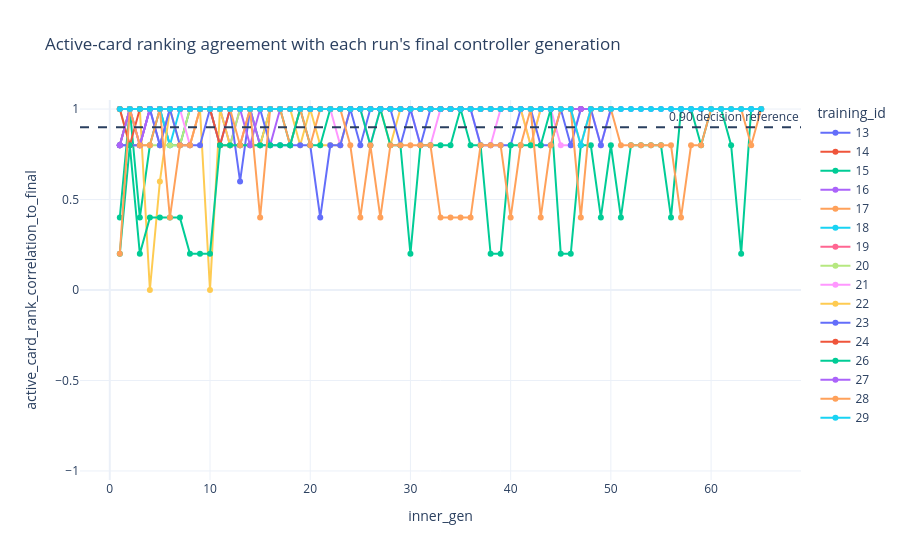

Source (notebook cell):
### Code cell
stability_rows = []
for run_id, group in ability_curve.groupby('training_id'):
    final_gen = int(group.inner_gen.max())
    final_vector = group[group.inner_gen == final_gen].set_index('card_id').fitness_per_copy
    for inner_gen, generation_group in group.groupby('inner_gen'):
        vector = generation_group.set_index('card_id').fitness_per_copy.reindex(final_vector.index)
        valid = pd.concat([vector, final_vector], axis=1).dropna()
        rank_correlation = safe_corr(valid.iloc[:, 0].rank(), valid.iloc[:, 1].rank())
        mean_absolute_delta = (valid.iloc[:, 0] - valid.iloc[:, 1]).abs().mean()
        stability_rows.append({
            'training_id': run_id,
            'inner_gen': inner_gen,
            'final_gen': final_gen,
            'active_card_rank_correlation_to_final': rank_correlation,
            'active_card_mean_abs_delta_to_final': mean_absolute_delta,
        })
ability_stability = pd.DataFrame(stability_rows)

fig = px.line(
    ability_stability[ability_stability.training_id.isin(EXPERIMENT_IDS)],
    x='inner_gen', y='active_card_rank_correlation_to_final', color='training_id',
    markers=True, range_y=[-1.05, 1.05],
    title='Active-card ranking agreement with each run\'s final controller generation',
)
fig.add_hline(y=0.9, line_dash='dash', annotation_text='0.90 decision reference')
fig.show()
display(ability_stability[ability_stability.inner_gen.isin(CHECKPOINTS)].sort_values(['training_id', 'inner_gen']))

### Figure 1 — Plotly figure (JSON) as saved in the notebook; plotly's stock layout.template omitted (floating-point values rounded to 4 significant figures)
{"data": [{"hovertemplate": "training_id=13<br>inner_gen=%{x}<br>active_card_rank_correlation_to_final=%{y}<extra></extra>", "legendgroup": "13", "line": {"color": "#636efa", "dash": "solid"}, "marker": {"symbol": "circle"}, "mode": "lines+markers", "name": "13", "orientation": "v", "showlegend": true, "type": "scatter", "x": [1, 2, 3, 4, 5, 6, 7, 8, 9, 10, 11, 12, 13, 14, 15, 16, 17, 18, 19, 20], "xaxis": "x", "y": [0.8, 1.0, 1.0, 1.0, 1.0, 1.0, 1.0, 1.0, 1.0, 1.0, 1.0, 1.0, 1.0, 1.0, 1.0, 1.0, 1.0, 1.0, 1.0, 1.0], "yaxis": "y"}, {"hovertemplate": "training_id=14<br>inner_gen=%{x}<br>active_card_rank_correlation_to_final=%{y}<extra></extra>", "legendgroup": "14", "line": {"color": "#EF553B", "dash": "solid"}, "marker": {"symbol": "circle"}, "mode": "lines+markers", "name": "14", "orientation": "v", "showlegend": true, "type": "scatter", "x": [1, 2, 3, 4, 5, 6, 7, 8, 9, 10, 11, 12, 13, 14, 15, 16, 17, 18, 19, 20], "xaxis": "x", "y": [1.0, 1.0, 1.0, 1.0, 1.0, 1.0, 1.0, 1.0, 1.0, 1.0, 1.0, 1.0, 1.0, 1.0, 1.0, 1.0, 1.0, 1.0, 1.0, 1.0], "yaxis": "y"}, {"hovertemplate": "training_id=15<br>inner_gen=%{x}<br>active_card_rank_correlation_to_final=%{y}<extra></extra>", "legendgroup": "15", "line": {"color": "#00cc96", "dash": "solid"}, "marker": {"symbol": "circle"}, "mode": "lines+markers", "name": "15", "orientation": "v", "showlegend": true, "type": "scatter", "x": [1, 2, 3, 4, 5, 6, 7, 8, 9, 10, 11, 12, 13, 14, 15, 16, 17, 18, 19, 20], "xaxis": "x", "y": [0.4, 1.0, 0.4, 0.8, 1.0, 0.8, 0.8, 1.0, 1.0, 1.0, 1.0, 1.0, 1.0, 1.0, 0.8, 1.0, 1.0, 0.8, 1.0, 1.0], "yaxis": "y"}, {"hovertemplate": "training_id=16<br>inner_gen=%{x}<br>active_card_rank_correlation_to_final=%{y}<extra></extra>", "legendgroup": "16", "line": {"color": "#ab63fa", "dash": "solid"}, "marker": {"symbol": "circle"}, "mode": "lines+markers", "name": "16", "orientation": "v", "showlegend": true, "type": "scatter", "x": [1, 2, 3, 4, 5, 6, 7, 8, 9, 10, 11, 12, 13, 14, 15, 16, 17, 18, 19, 20], "xaxis": "x", "y": [0.8, 0.8, 0.8, 1.0, 0.8, 1.0, 1.0, 1.0, 1.0, 1.0, 1.0, 0.8, 1.0, 1.0, 0.8, 0.8, 1.0, 1.0, 1.0, 1.0], "yaxis": "y"}, {"hovertemplate": "training_id=17<br>inner_gen=%{x}<br>active_card_rank_correlation_to_final=%{y}<extra></extra>", "legendgroup": "17", "line": {"color": "#FFA15A", "dash": "solid"}, "marker": {"symbol": "circle"}, "mode": "lines+markers", "name": "17", "orientation": "v", "showlegend": true, "type": "scatter", "x": [1, 2, 3, 4, 5, 6, 7, 8, 9, 10, 11, 12, 13, 14, 15, 16, 17, 18, 19, 20, 21, 22, 23, 24, 25, 26, 27, 28, 29, 30, 31, 32, 33, 34, 35], "xaxis": "x", "y": [0.8, 1.0, 1.0, 1.0, 1.0, 1.0, 1.0, 1.0, 1.0, 1.0, 1.0, 1.0, 1.0, 1.0, 1.0, 1.0, 1.0, 0.8, 1.0, 1.0, 1.0, 1.0, 1.0, 1.0, 1.0, 1.0, 1.0, 1.0, 1.0, 1.0, 1.0, 1.0, 1.0, 1.0, 1.0], "yaxis": "y"}, {"hovertemplate": "training_id=18<br>inner_gen=%{x}<br>active_card_rank_correlation_to_final=%{y}<extra></extra>", "legendgroup": "18", "line": {"color": "#19d3f3", "dash": "solid"}, "marker": {"symbol": "circle"}, "mode": "lines+markers", "name": "18", "orientation": "v", "showlegend": true, "type": "scatter", "x": [1, 2, 3, 4, 5, 6, 7, 8, 9, 10, 11, 12, 13, 14, 15, 16, 17, 18, 19, 20, 21, 22, 23, 24, 25, 26, 27, 28, 29, 30, 31, 32, 33, 34, 35], "xaxis": "x", "y": [0.8, 1.0, 1.0, 1.0, 1.0, 0.8, 1.0, 1.0, 1.0, 1.0, 1.0, 1.0, 1.0, 1.0, 1.0, 1.0, 1.0, 1.0, 1.0, 1.0, 1.0, 1.0, 1.0, 1.0, 1.0, 1.0, 1.0, 1.0, 1.0, 1.0, 1.0, 1.0, 1.0, 1.0, 1.0], "yaxis": "y"}, {"hovertemplate": "training_id=19<br>inner_gen=%{x}<br>active_card_rank_correlation_to_final=%{y}<extra></extra>", "legendgroup": "19", "line": {"color": "#FF6692", "dash": "solid"}, "marker": {"symbol": "circle"}, "mode": "lines+markers", "name": "19", "orientation": "v", "showlegend": true, "type": "scatter", "x": [1, 2, 3, 4, 5, 6, 7, 8, 9, 10, 11, 12, 13, 14, 15, 16, 17, 18, 19, 20, 21, 22, 23, 24, 25, 26, 27, 28, 29, 30, 31, 32, 33, 34, 35], "xaxis": "x", "y": [0.8, 1.0, 0.8, 1.0, 1.0, 1.0, 1.0, 1.0, 1.0, 1.0, 0.8, 0.8, 0.8, 1.0, 1.0, 1.0, 1.0, 1.0, 1.0, 1.0, 1.0, 1.0, 1.0, 1.0, 1.0, 1.0, 1.0, 1.0, 1.0, 1.0, 1.0, 1.0, 1.0, 1.0, 1.0], "yaxis": "y"}, {"hovertemplate": "training_id=20<br>inner_gen=%{x}<br>active_card_rank_correlation_to_final=%{y}<extra></extra>", "legendgroup": "20", "line": {"color": "#B6E880", "dash": "solid"}, "marker": {"symbol": "circle"}, "mode": "lines+markers", "name": "20", "orientation": "v", "showlegend": true, "type": "scatter", "x": [1, 2, 3, 4, 5, 6, 7, 8, 9, 10, 11, 12, 13, 14, 15, 16, 17, 18, 19, 20, 21, 22, 23, 24, 25, 26, 27, 28, 29, 30, 31, 32, 33, 34, 35], "xaxis": "x", "y": [1.0, 0.8, 0.8, 0.8, 0.8, 0.8, 0.8, 1.0, 1.0, 1.0, 0.8, 0.8, 1.0, 1.0, 1.0, 1.0, 1.0, 1.0, 1.0, 1.0, 1.0, 1.0, 1.0, 1.0, 1.0, 1.0, 1.0, 1.0, 1.0, 1.0, 1.0, 1.0, 1.0, 1.0, 1.0], "yaxis": "y"}, {"hovertemplate": "training_id=21<br>inner_gen=%{x}<br>active_card_rank_correlation_to_final=%{y}<extra></extra>", "legendgroup": "21", "line": {"color": "#FF97FF", "dash": "solid"}, "marker": {"symbol": "circle"}, "mode": "lines+markers", "name": "21", "orientation": "v", "showlegend": true, "type": "scatter", "x": [1, 2, 3, 4, 5, 6, 7, 8, 9, 10, 11, 12, 13, 14, 15, 16, 17, 18, 19, 20, 21, 22, 23, 24, 25, 26, 27, 28, 29, 30, 31, 32, 33, 34, 35, 36, 37, 38, 39, 40, 41, 42, 43, 44, 45, 46, 47, 48, 49, 50], "xaxis": "x", "y": [1.0, 1.0, 0.8, 1.0, 1.0, 1.0, 1.0, 0.8, 1.0, 1.0, 1.0, 1.0, 1.0, 1.0, 1.0, 1.0, 1.0, 1.0, 1.0, 1.0, 1.0, 1.0, 0.8, 1.0, 1.0, 0.8, 1.0, 1.0, 1.0, 1.0, 0.8, 0.8, 1.0, 1.0, 1.0, 1.0, 0.8, 0.8, 1.0, 1.0, 1.0, 0.8, 1.0, 1.0, 0.8, 0.8, 1.0, 1.0, 0.8, 1.0], "yaxis": "y"}, {"hovertemplate": "training_id=22<br>inner_gen=%{x}<br>active_card_rank_correlation_to_final=%{y}<extra></extra>", "legendgroup": "22", "line": {"color": "#FECB52", "dash": "solid"}, "marker": {"symbol": "circle"}, "mode": "lines+markers", "name": "22", "orientation": "v", "showlegend": true, "type": "scatter", "x": [1, 2, 3, 4, 5, 6, 7, 8, 9, 10, 11, 12, 13, 14, 15, 16, 17, 18, 19, 20, 21, 22, 23, 24, 25, 26, 27, 28, 29, 30, 31, 32, 33, 34, 35, 36, 37, 38, 39, 40, 41, 42, 43, 44, 45, 46, 47, 48, 49, 50], "xaxis": "x", "y": [1.0, 1.0, 1.0, 0.0, 0.6, 1.0, 0.8, 0.8, 1.0, 0.0, 1.0, 0.8, 0.8, 0.8, 0.8, 1.0, 1.0, 1.0, 0.8, 1.0, 0.8, 0.8, 0.8, 1.0, 1.0, 1.0, 1.0, 0.8, 1.0, 1.0, 1.0, 1.0, 1.0, 1.0, 1.0, 1.0, 1.0, 1.0, 1.0, 1.0, 1.0, 0.8, 1.0, 1.0, 1.0, 1.0, 0.8, 1.0, 1.0, 1.0], "yaxis": "y"}, {"hovertemplate": "training_id=23<br>inner_gen=%{x}<br>active_card_rank_correlation_to_final=%{y}<extra></extra>", "legendgroup": "23", "line": {"color": "#636efa", "dash": "solid"}, "marker": {"symbol": "circle"}, "mode": "lines+markers", "name": "23", "orientation": "v", "showlegend": true, "type": "scatter", "x": [1, 2, 3, 4, 5, 6, 7, 8, 9, 10, 11, 12, 13, 14, 15, 16, 17, 18, 19, 20, 21, 22, 23, 24, 25, 26, 27, 28, 29, 30, 31, 32, 33, 34, 35, 36, 37, 38, 39, 40, 41, 42, 43, 44, 45, 46, 47, 48, 49, 50], "xaxis": "x", "y": [0.8, 0.8, 0.8, 1.0, 0.8, 1.0, 0.8, 0.8, 0.8, 1.0, 0.8, 1.0, 0.6, 1.0, 1.0, 0.8, 0.8, 0.8, 0.8, 0.8, 0.4, 0.8, 0.8, 1.0, 0.8, 1.0, 1.0, 1.0, 0.8, 1.0, 0.8, 1.0, 1.0, 1.0, 1.0, 1.0, 0.8, 0.8, 0.8, 0.8, 1.0, 1.0, 0.8, 0.8, 1.0, 0.8, 1.0, 1.0, 0.8, 1.0], "yaxis": "y"}, {"hovertemplate": "training_id=24<br>inner_gen=%{x}<br>active_card_rank_correlation_to_final=%{y}<extra></extra>", "legendgroup": "24", "line": {"color": "#EF553B", "dash": "solid"}, "marker": {"symbol": "circle"}, "mode": "lines+markers", "name": "24", "orientation": "v", "showlegend": true, "type": "scatter", "x": [1, 2, 3, 4, 5, 6, 7, 8, 9, 10, 11, 12, 13, 14, 15, 16, 17, 18, 19, 20, 21, 22, 23, 24, 25, 26, 27, 28, 29, 30, 31, 32, 33, 34, 35, 36, 37, 38, 39, 40, 41, 42, 43, 44, 45, 46, 47, 48, 49, 50], "xaxis": "x", "y": [1.0, 0.8, 1.0, 1.0, 1.0, 1.0, 1.0, 1.0, 1.0, 1.0, 0.8, 1.0, 1.0, 1.0, 1.0, 1.0, 1.0, 1.0, 1.0, 1.0, 1.0, 1.0, 1.0, 1.0, 1.0, 1.0, 1.0, 1.0, 1.0, 1.0, 1.0, 1.0, 1.0, 1.0, 1.0, 1.0, 1.0, 1.0, 1.0, 1.0, 1.0, 1.0, 1.0, 1.0, 1.0, 1.0, 1.0, 1.0, 1.0, 1.0], "yaxis": "y"}, {"hovertemplate": "training_id=26<br>inner_gen=%{x}<br>active_card_rank_correlation_to_final=%{y}<extra></extra>", "legendgroup": "26", "line": {"color": "#00cc96", "dash": "solid"}, "marker": {"symbol": "circle"}, "mode": "lines+markers", "name": "26", "orientation": "v", "showlegend": true, "type": "scatter", "x": [1, 2, 3, 4, 5, 6, 7, 8, 9, 10, 11, 12, 13, 14, 15, 16, 17, 18, 19, 20, 21, 22, 23, 24, 25, 26, 27, 28, 29, 30, 31, 32, 33, 34, 35, 36, 37, 38, 39, 40, 41, 42, 43, 44, 45, 46, 47, 48, 49, 50, 51, 52, 53, 54, 55, 56, 57, 58, 59, 60, 61, 62, 63, 64, 65], "xaxis": "x", "y": [0.2, 0.8, 0.2, 0.4, 0.4, 0.4, 0.4, 0.2, 0.2, 0.2, 0.8, 0.8, 0.8, 0.8, 0.8, 0.8, 0.8, 0.8, 1.0, 0.8, 0.8, 1.0, 1.0, 1.0, 1.0, 0.8, 1.0, 0.8, 0.8, 0.2, 0.8, 0.8, 0.8, 0.8, 1.0, 0.8, 0.8, 0.2, 0.2, 0.8, 0.8, 0.8, 0.8, 1.0, 0.2, 0.2, 0.8, 0.8, 0.4, 0.8, 0.4, 0.8, 0.8, 0.8, 0.8, 0.4, 1.0, 1.0, 0.8, 1.0, 1.0, 0.8, 0.2, 1.0, 1.0], "yaxis": "y"}, {"hovertemplate": "training_id=27<br>inner_gen=%{x}<br>active_card_rank_correlation_to_final=%{y}<extra></extra>", "legendgroup": "27", "line": {"color": "#ab63fa", "dash": "solid"}, "marker": {"symbol": "circle"}, "mode": "lines+markers", "name": "27", "orientation": "v", "showlegend": true, "type": "scatter", "x": [1, 2, 3, 4, 5, 6, 7, 8, 9, 10, 11, 12, 13, 14, 15, 16, 17, 18, 19, 20, 21, 22, 23, 24, 25, 26, 27, 28, 29, 30, 31, 32, 33, 34, 35, 36, 37, 38, 39, 40, 41, 42, 43, 44, 45, 46, 47, 48, 49, 50, 51, 52, 53, 54, 55, 56, 57, 58, 59, 60, 61, 62, 63, 64, 65], "xaxis": "x", "y": [0.8, 1.0, 0.8, 1.0, 1.0, 1.0, 1.0, 1.0, 1.0, 1.0, 1.0, 1.0, 1.0, 0.8, 1.0, 1.0, 1.0, 1.0, 1.0, 1.0, 1.0, 1.0, 1.0, 1.0, 1.0, 1.0, 1.0, 1.0, 1.0, 1.0, 1.0, 1.0, 1.0, 1.0, 1.0, 1.0, 1.0, 1.0, 1.0, 1.0, 1.0, 1.0, 1.0, 1.0, 1.0, 1.0, 1.0, 1.0, 1.0, 1.0, 1.0, 1.0, 1.0, 1.0, 1.0, 1.0, 1.0, 1.0, 1.0, 1.0, 1.0, 1.0, 1.0, 1.0, 1.0], "yaxis": "y"}, {"hovertemplate": "training_id=28<br>inner_gen=%{x}<br>active_card_rank_correlation_to_final=%{y}<extra></extra>", "legendgroup": "28", "line": {"color": "#FFA15A", "dash": "solid"}, "marker": {"symbol": "circle"}, "mode": "lines+markers", "name": "28", "orientation": "v", "showlegend": true, "type": "scatter", "x": [1, 2, 3, 4, 5, 6, 7, 8, 9, 10, 11, 12, 13, 14, 15, 16, 17, 18, 19, 20, 21, 22, 23, 24, 25, 26, 27, 28, 29, 30, 31, 32, 33, 34, 35, 36, 37, 38, 39, 40, 41, 42, 43, 44, 45, 46, 47, 48, 49, 50, 51, 52, 53, 54, 55, 56, 57, 58, 59, 60, 61, 62, 63, 64, 65], "xaxis": "x", "y": [0.2, 1.0, 0.8, 0.8, 1.0, 0.4, 0.8, 0.8, 1.0, 1.0, 1.0, 1.0, 0.8, 1.0, 0.4, 1.0, 1.0, 1.0, 1.0, 0.8, 1.0, 1.0, 1.0, 0.8, 0.4, 0.8, 0.4, 0.8, 0.8, 0.8, 0.8, 0.8, 0.4, 0.4, 0.4, 0.4, 0.8, 0.8, 0.8, 0.4, 0.8, 1.0, 0.4, 0.8, 1.0, 1.0, 0.4, 1.0, 1.0, 1.0, 0.8, 0.8, 0.8, 0.8, 0.8, 0.8, 0.4, 0.8, 0.8, 1.0, 1.0, 1.0, 1.0, 0.8, 1.0], "yaxis": "y"}, {"hovertemplate": "training_id=29<br>inner_gen=%{x}<br>active_card_rank_correlation_to_final=%{y}<extra></extra>", "legendgroup": "29", "line": {"color": "#19d3f3", "dash": "solid"}, "marker": {"symbol": "circle"}, "mode": "lines+markers", "name": "29", "orientation": "v", "showlegend": true, "type": "scatter", "x": [1, 2, 3, 4, 5, 6, 7, 8, 9, 10, 11, 12, 13, 14, 15, 16, 17, 18, 19, 20, 21, 22, 23, 24, 25, 26, 27, 28, 29, 30, 31, 32, 33, 34, 35, 36, 37, 38, 39, 40, 41, 42, 43, 44, 45, 46, 47, 48, 49, 50, 51, 52, 53, 54, 55, 56, 57, 58, 59, 60, 61, 62, 63, 64, 65], "xaxis": "x", "y": [1.0, 1.0, 1.0, 1.0, 1.0, 1.0, 1.0, 1.0, 1.0, 1.0, 1.0, 1.0, 1.0, 1.0, 1.0, 1.0, 1.0, 1.0, 1.0, 1.0, 1.0, 1.0, 1.0, 1.0, 1.0, 1.0, 1.0, 1.0, 1.0, 1.0, 1.0, 1.0, 1.0, 1.0, 1.0, 1.0, 1.0, 1.0, 1.0, 1.0, 1.0, 1.0, 1.0, 1.0, 1.0, 1.0, 0.8, 1.0, 1.0, 1.0, 1.0, 1.0, 1.0, 1.0, 1.0, 1.0, 1.0, 1.0, 1.0, 1.0, 1.0, 1.0, 1.0, 1.0, 1.0], "yaxis": "y"}], "layout": {"annotations": [{"showarrow": false, "text": "0.90 decision reference", "x": 1, "xanchor": "right", "xref": "x domain", "y": 0.9, "yanchor": "bottom", "yref": "y"}], "legend": {"title": {"text": "training_id"}, "tracegroupgap": 0}, "shapes": [{"line": {"dash": "dash"}, "type": "line", "x0": 0, "x1": 1, "xref": "x domain", "y0": 0.9, "y1": 0.9, "yref": "y"}], "title": {"text": "Active-card ranking agreement with each run's final controller generation"}, "xaxis": {"anchor": "y", "domain": [0, 1], "title": {"text": "inner_gen"}}, "yaxis": {"anchor": "x", "domain": [0, 1], "range": [-1.05, 1.05], "title": {"text": "active_card_rank_correlation_to_final"}}}}
